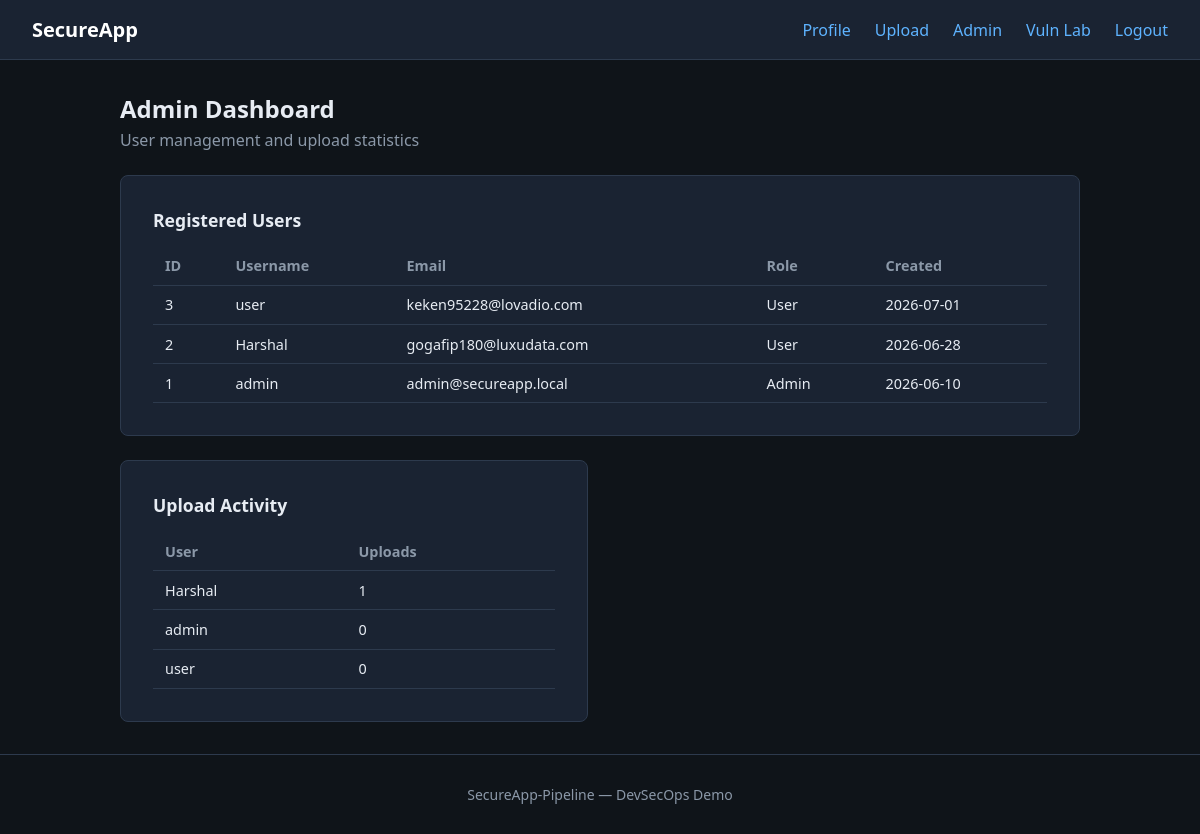
Page /admin (signed in) on the earlier database version.
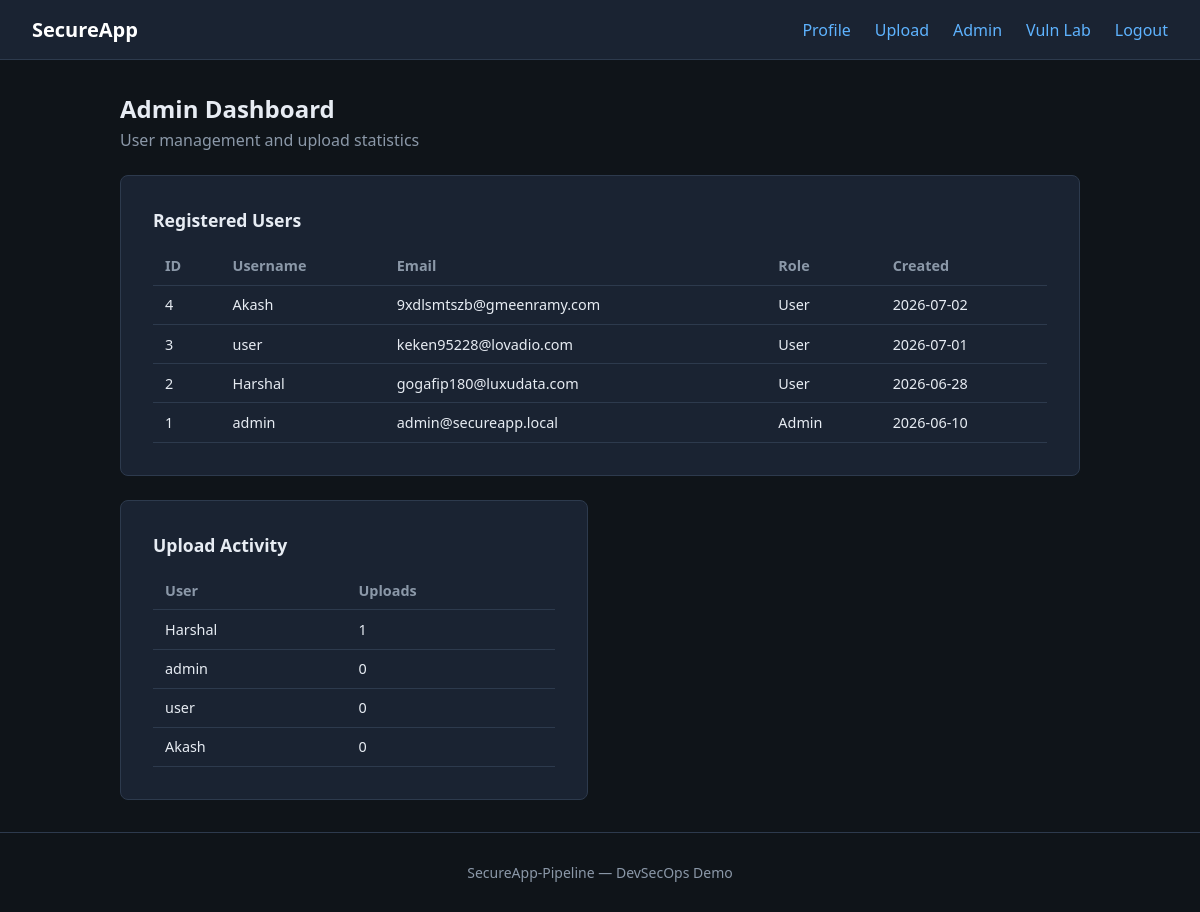
Same page on the later database version.
### tables this page shows
CREATE TABLE users (
            id INTEGER PRIMARY KEY AUTOINCREMENT,
            username TEXT UNIQUE NOT NULL,
            email TEXT UNIQUE NOT NULL,
            password_hash TEXT NOT NULL,
            is_admin INTEGER NOT NULL DEFAULT 0,
            created_at TEXT NOT NULL
        );

### app.py (the view)
@app.route("/admin")
@admin_required
def admin():
    users = get_db().execute(
        """
        SELECT id, username, email, is_admin, created_at
        FROM users
        ORDER BY created_at DESC
        """
    ).fetchall()
    upload_stats = get_db().execute(
        """
        SELECT u.username, COUNT(up.id) AS upload_count
        FROM users u
        LEFT JOIN uploads up ON u.id = up.user_id
        GROUP BY u.id
        ORDER BY upload_count DESC
        """
    ).fetchall()
    return render_template("admin.html", users=users, upload_stats=upload_stats)

### app.py (called while the page is built)
def get_db():
    if "db" not in g:
        g.db = sqlite3.connect(DATABASE)
        g.db.row_factory = sqlite3.Row
    return g.db

def admin_required(view):
    @wraps(view)
    def wrapped_view(**kwargs):
        if "user_id" not in session:
            flash("Please log in to continue.", "warning")
            return redirect(url_for("login"))
        if not session.get("is_admin"):
            flash("Admin access required.", "danger")
            return redirect(url_for("profile"))
        return view(**kwargs)
    return wrapped_view

def current_user():
    if "user_id" not in session:
        return None
    return get_db().execute(
        "SELECT id, username, email, is_admin, created_at FROM users WHERE id = ?",
        (session["user_id"],),
    ).fetchone()

@app.before_request
def start_timer():
    request.start_time = time.time()

@app.after_request
def after_request(response):
    REQUEST_COUNT.labels(
        request.method,
        request.path
    ).inc()
    if hasattr(request, "start_time"):
        REQUEST_LATENCY.observe(
            time.time() - request.start_time
        )
    return response

@app.before_request
def load_logged_in_user():
    g.user = current_user()

### templates/admin.html (shortened to what this page needs)
{% extends "base.html" %}
{% block content %}
<section class="page-header">
    <h1>Admin Dashboard</h1>
    <p class="subtitle">User management and upload statistics</p>
</section>
<div class="card-grid">
    <article class="card card-wide">
        <h2>Registered Users</h2>
        <table class="data-table">
            <thead>
                <tr>
                    <th>ID</th>
                    <th>Username</th>
                    <th>Email</th>
                    <th>Role</th>
                    <th>Created</th>
                </tr>
            </thead>
            <tbody>
                {% for user in users %}
                    <tr>
                        <td>{{ user.id }}</td>
                        <td>{{ user.username }}</td>
                        <td>{{ user.email }}</td>
                        <td>{{ "Admin" if user.is_admin else "User" }}</td>
                        <td>{{ user.created_at[:10] }}</td>
                    </tr>
                {% endfor %}
            </tbody>
        </table>
    </article>
    <article class="card">
        <h2>Upload Activity</h2>
        <table class="data-table">
            <thead>
                <tr>
                    <th>User</th>
                    <th>Uploads</th>
                </tr>
            </thead>
            <tbody>
                {% for stat in upload_stats %}
                    <tr>
                        <td>{{ stat.username }}</td>
                        <td>{{ stat.upload_count }}</td>
                    </tr>
                {% endfor %}
            </tbody>
        </table>
    </article>
</div>
{% endblock %}

### templates/base.html (shortened to what this page needs)
<!DOCTYPE html>
<html lang="en">
<head>
    <link rel="stylesheet" href="{{ url_for('static', filename='css/style.css') }}">
</head>
<body>
    <nav class="navbar">
        <div class="nav-brand">
            <a href="{{ url_for('index') }}">SecureApp</a>
        </div>
        <ul class="nav-links">
            {% if g.user %}
                <li><a href="{{ url_for('profile') }}">Profile</a></li>
                <li><a href="{{ url_for('upload') }}">Upload</a></li>
                {% if g.user.is_admin %}
                    <li><a href="{{ url_for('admin') }}">Admin</a></li>
                {% endif %}
                <li><a href="{{ url_for('vulnerable.index') }}">Vuln Lab</a></li>
                <li><a href="{{ url_for('logout') }}">Logout</a></li>
            {% else %}
                <li><a href="{{ url_for('login') }}">Login</a></li>
                <li><a href="{{ url_for('register') }}">Register</a></li>
                <li><a href="{{ url_for('vulnerable.index') }}">Vuln Lab</a></li>
            {% endif %}
        </ul>
    </nav>
    <main class="container">
        {% block content %}{% endblock %}
    </main>
    <footer class="footer">
        <p>SecureApp-Pipeline &mdash; DevSecOps Demo</p>
    </footer>
</body>
</html>

### app/static/css/style.css (style rules this page uses)
*, *::before, *::after { box-sizing: border-box; }
body { margin: 0; font-family: "Segoe UI", system-ui, sans-serif; background: #0f1419; color: #e7ecf3; min-height: 100vh; display: flex; flex-direction: column; }
a { color: #5eb3ff; text-decoration: none; }
.navbar { display: flex; justify-content: space-between; align-items: center; padding: 1rem 2rem; background: #1a2332; border-bottom: 1px solid #2d3a4d; }
.nav-brand a { font-weight: 700; font-size: 1.25rem; color: #fff; text-decoration: none; }
.nav-links { list-style: none; display: flex; gap: 1.5rem; margin: 0; padding: 0; }
.container { flex: 1; width: min(960px, 92%); margin: 2rem auto; }
.footer { text-align: center; padding: 1rem; color: #8b98a8; font-size: 0.875rem; border-top: 1px solid #2d3a4d; }
.auth-card, .card { background: #1a2332; border: 1px solid #2d3a4d; border-radius: 8px; padding: 2rem; }
.page-header { margin-bottom: 1.5rem; }
.page-header h1, .auth-card h1 { margin: 0 0 0.25rem; }
.subtitle { color: #8b98a8; margin: 0 0 1.5rem; }
.card-grid { display: grid; gap: 1.5rem; }
.card-wide { grid-column: 1 / -1; }
@media (min-width: 768px) { .card-grid { grid-template-columns: 1fr 1fr; } }
.card h2 { margin-top: 0; font-size: 1.1rem; }
.data-table { width: 100%; border-collapse: collapse; font-size: 0.9rem; }
.data-table th, .data-table td { padding: 0.6rem 0.75rem; text-align: left; border-bottom: 1px solid #2d3a4d; }
.data-table th { color: #8b98a8; font-weight: 600; }

Differences in the rows shown:
added users: id "4", username "Akash", email "9xdlsmtszb@gmeenramy.com", is_admin "User", created_at "2026-07-02", upload_count "0"
